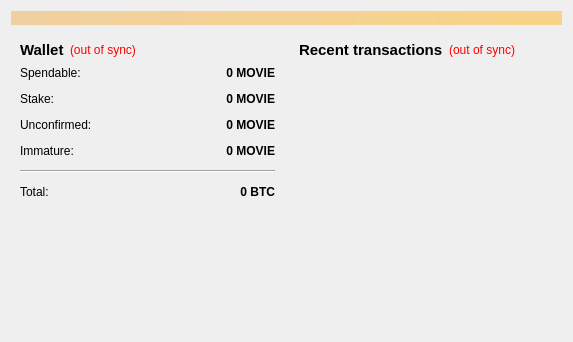
<?xml version="1.0" encoding="UTF-8"?>
<ui version="4.0">
 <class>OverviewPage</class>
 <widget class="QWidget" name="OverviewPage">
  <property name="geometry">
   <rect>
    <x>0</x>
    <y>0</y>
    <width>573</width>
    <height>342</height>
   </rect>
  </property>
  <property name="windowTitle">
   <string>Form</string>
  </property>
  <layout class="QVBoxLayout" name="topLayout">
   <item>
    <widget class="QLabel" name="labelAlerts">
     <property name="visible">
      <bool>false</bool>
     </property>
     <property name="styleSheet">
      <string notr="true">background-color: qlineargradient(x1: 0, y1: 0, x2: 1, y2: 0, stop:0 #F0D0A0, stop:1 #F8D488);  color:#000000
</string>
     </property>
     <property name="wordWrap">
      <bool>true</bool>
     </property>
     <property name="margin">
      <number>3</number>
     </property>
    </widget>
   </item>
   <item>
    <layout class="QHBoxLayout" name="horizontalLayout" stretch="1,1">
     <item>
      <layout class="QVBoxLayout" name="verticalLayout_2">
       <item>
        <widget class="QWidget" name="widget" native="true">
         <layout class="QVBoxLayout" name="verticalLayout_4">
          <item>
           <layout class="QHBoxLayout" name="horizontalLayout_4">
            <item>
             <widget class="QLabel" name="label_5">
              <property name="font">
               <font>
                <pointsize>11</pointsize>
                <weight>75</weight>
                <bold>true</bold>
               </font>
              </property>
              <property name="text">
               <string>Wallet</string>
              </property>
             </widget>
            </item>
            <item>
             <widget class="QLabel" name="labelWalletStatus">
              <property name="toolTip">
               <string>The displayed information may be out of date. Your wallet automatically synchronizes with the MoviePass network after a connection is established, but this process has not completed yet.</string>
              </property>
              <property name="styleSheet">
               <string notr="true">QLabel { color: red; }</string>
              </property>
              <property name="text">
               <string notr="true">(out of sync)</string>
              </property>
              <property name="alignment">
               <set>Qt::AlignLeading|Qt::AlignLeft|Qt::AlignVCenter</set>
              </property>
             </widget>
            </item>
            <item>
             <spacer name="horizontalSpacer_2">
              <property name="orientation">
               <enum>Qt::Horizontal</enum>
              </property>
              <property name="sizeHint" stdset="0">
               <size>
                <width>40</width>
                <height>20</height>
               </size>
              </property>
             </spacer>
            </item>
           </layout>
          </item>
          <item>
           <layout class="QFormLayout" name="formLayout_2">
            <property name="fieldGrowthPolicy">
             <enum>QFormLayout::AllNonFixedFieldsGrow</enum>
            </property>
            <property name="horizontalSpacing">
             <number>12</number>
            </property>
            <property name="verticalSpacing">
             <number>12</number>
            </property>
            <item row="0" column="0">
             <widget class="QLabel" name="label">
              <property name="text">
               <string>Spendable:</string>
              </property>
             </widget>
            </item>
            <item row="0" column="1">
             <widget class="QLabel" name="labelBalance">
              <property name="font">
               <font>
                <weight>75</weight>
                <bold>true</bold>
               </font>
              </property>
              <property name="cursor">
               <cursorShape>IBeamCursor</cursorShape>
              </property>
              <property name="toolTip">
               <string>Your current spendable balance</string>
              </property>
              <property name="text">
               <string notr="true">0 MOVIE</string>
              </property>
              <property name="alignment">
               <set>Qt::AlignRight|Qt::AlignTrailing|Qt::AlignVCenter</set>
              </property>
              <property name="textInteractionFlags">
               <set>Qt::LinksAccessibleByMouse|Qt::TextSelectableByKeyboard|Qt::TextSelectableByMouse</set>
              </property>
             </widget>
            </item>
            <item row="1" column="0">
             <widget class="QLabel" name="label_6">
              <property name="text">
               <string>Stake:</string>
              </property>
             </widget>
            </item>
            <item row="1" column="1">
             <widget class="QLabel" name="labelStake">
              <property name="font">
               <font>
                <weight>75</weight>
                <bold>true</bold>
               </font>
              </property>
              <property name="cursor">
               <cursorShape>IBeamCursor</cursorShape>
              </property>
              <property name="toolTip">
               <string>Total of coins that was staked, and do not yet count toward the current balance</string>
              </property>
              <property name="text">
               <string notr="true">0 MOVIE</string>
              </property>
              <property name="alignment">
               <set>Qt::AlignRight|Qt::AlignTrailing|Qt::AlignVCenter</set>
              </property>
              <property name="textInteractionFlags">
               <set>Qt::LinksAccessibleByMouse|Qt::TextSelectableByKeyboard|Qt::TextSelectableByMouse</set>
              </property>
             </widget>
            </item>
            <item row="2" column="0">
             <widget class="QLabel" name="label_3">
              <property name="text">
               <string>Unconfirmed:</string>
              </property>
             </widget>
            </item>
            <item row="2" column="1">
             <widget class="QLabel" name="labelUnconfirmed">
              <property name="font">
               <font>
                <weight>75</weight>
                <bold>true</bold>
               </font>
              </property>
              <property name="cursor">
               <cursorShape>IBeamCursor</cursorShape>
              </property>
              <property name="toolTip">
               <string>Total of transactions that have yet to be confirmed, and do not yet count toward the current balance</string>
              </property>
              <property name="text">
               <string notr="true">0 MOVIE</string>
              </property>
              <property name="alignment">
               <set>Qt::AlignRight|Qt::AlignTrailing|Qt::AlignVCenter</set>
              </property>
              <property name="textInteractionFlags">
               <set>Qt::LinksAccessibleByMouse|Qt::TextSelectableByKeyboard|Qt::TextSelectableByMouse</set>
              </property>
             </widget>
            </item>
            <item row="3" column="0">
             <widget class="QLabel" name="labelImmatureText">
              <property name="text">
               <string>Immature:</string>
              </property>
             </widget>
            </item>
            <item row="3" column="1">
             <widget class="QLabel" name="labelImmature">
              <property name="font">
               <font>
                <weight>75</weight>
                <bold>true</bold>
               </font>
              </property>
              <property name="toolTip">
               <string>Mined balance that has not yet matured</string>
              </property>
              <property name="text">
               <string notr="true">0 MOVIE</string>
              </property>
              <property name="alignment">
               <set>Qt::AlignRight|Qt::AlignTrailing|Qt::AlignVCenter</set>
              </property>
              <property name="textInteractionFlags">
               <set>Qt::LinksAccessibleByMouse|Qt::TextSelectableByKeyboard|Qt::TextSelectableByMouse</set>
              </property>
             </widget>
            </item>
            <item row="4" column="0" colspan="2">
             <widget class="Line" name="line">
              <property name="orientation">
               <enum>Qt::Horizontal</enum>
              </property>
             </widget>
            </item>
            <item row="5" column="0">
             <widget class="QLabel" name="labelTotalText">
              <property name="text">
               <string>Total:</string>
              </property>
             </widget>
            </item>
            <item row="5" column="1">
             <widget class="QLabel" name="labelTotal">
              <property name="font">
               <font>
                <weight>75</weight>
                <bold>true</bold>
               </font>
              </property>
              <property name="cursor">
               <cursorShape>IBeamCursor</cursorShape>
              </property>
              <property name="toolTip">
               <string>Your current total balance</string>
              </property>
              <property name="text">
               <string notr="true">0 BTC</string>
              </property>
              <property name="alignment">
               <set>Qt::AlignRight|Qt::AlignTrailing|Qt::AlignVCenter</set>
              </property>
              <property name="textInteractionFlags">
               <set>Qt::LinksAccessibleByMouse|Qt::TextSelectableByKeyboard|Qt::TextSelectableByMouse</set>
              </property>
             </widget>
            </item>
           </layout>
          </item>
         </layout>
        </widget>
       </item>
       <item>
        <spacer name="verticalSpacer">
         <property name="orientation">
          <enum>Qt::Vertical</enum>
         </property>
         <property name="sizeHint" stdset="0">
          <size>
           <width>20</width>
           <height>40</height>
          </size>
         </property>
        </spacer>
       </item>
      </layout>
     </item>
     <item>
      <layout class="QVBoxLayout" name="verticalLayout_3">
       <item>
        <widget class="QWidget" name="widget_2" native="true">
         <layout class="QVBoxLayout" name="verticalLayout">
          <item>
           <layout class="QHBoxLayout" name="horizontalLayout_2">
            <item>
             <widget class="QLabel" name="label_4">
              <property name="font">
               <font>
                <pointsize>11</pointsize>
                <weight>75</weight>
                <bold>true</bold>
               </font>
              </property>
              <property name="text">
               <string>&lt;b&gt;Recent transactions&lt;/b&gt;</string>
              </property>
             </widget>
            </item>
            <item>
             <widget class="QLabel" name="labelTransactionsStatus">
              <property name="toolTip">
               <string>The displayed information may be out of date. Your wallet automatically synchronizes with the MoviePass network after a connection is established, but this process has not completed yet.</string>
              </property>
              <property name="styleSheet">
               <string notr="true">QLabel { color: red; }</string>
              </property>
              <property name="text">
               <string notr="true">(out of sync)</string>
              </property>
              <property name="alignment">
               <set>Qt::AlignRight|Qt::AlignTrailing|Qt::AlignVCenter</set>
              </property>
             </widget>
            </item>
            <item>
             <spacer name="horizontalSpacer">
              <property name="orientation">
               <enum>Qt::Horizontal</enum>
              </property>
              <property name="sizeHint" stdset="0">
               <size>
                <width>40</width>
                <height>20</height>
               </size>
              </property>
             </spacer>
            </item>
           </layout>
          </item>
          <item>
           <widget class="QListView" name="listTransactions">
            <property name="styleSheet">
             <string notr="true">QListView { background: transparent; }</string>
            </property>
            <property name="frameShape">
             <enum>QFrame::NoFrame</enum>
            </property>
            <property name="verticalScrollBarPolicy">
             <enum>Qt::ScrollBarAlwaysOff</enum>
            </property>
            <property name="horizontalScrollBarPolicy">
             <enum>Qt::ScrollBarAlwaysOff</enum>
            </property>
            <property name="selectionMode">
             <enum>QAbstractItemView::NoSelection</enum>
            </property>
           </widget>
          </item>
         </layout>
        </widget>
       </item>
      </layout>
     </item>
    </layout>
   </item>
  </layout>
 </widget>
 <resources/>
 <connections/>
</ui>
